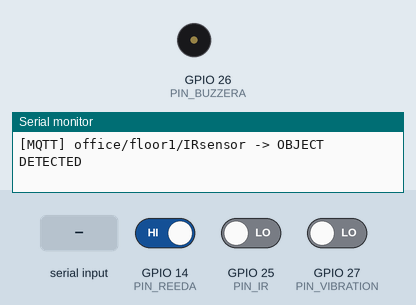
A sketch run on a simulated ESP32. On the bench: buzzer (waves = sounding), the last lines printed to the serial monitor. The test bench sets the inputs (shaded band); at power-on: GPIO 14 (PIN_REEDA) HIGH, GPIO 25 (PIN_IR) LOW, GPIO 27 (PIN_VIBRATION) LOW. WiFi joins after 1.5 s; servers stay silent unless stated; no MQTT or app messages arrive unless stated.

Above: at 2.7 s.
2.8 s: GPIO 14 (PIN_REEDA) driven LOW
4.3 s: GPIO 25 (PIN_IR) driven HIGH
5.8 s: GPIO 14 (PIN_REEDA) driven HIGH
At 6.1 s:
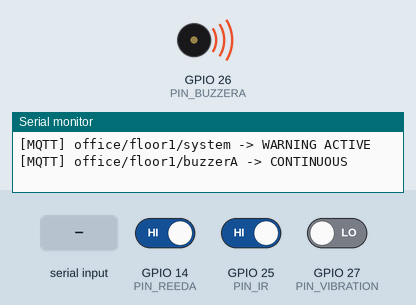
7.3 s: GPIO 27 (PIN_VIBRATION) driven HIGH
8.8 s: "R" received over Serial
10.3 s: "D" received over Serial
Timing chart, 0 to 13.3 s (numbered marks = the images above; inputs shaded):
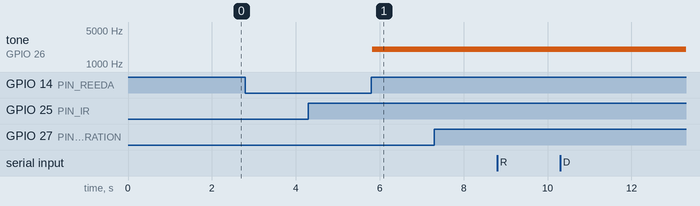

The sketch:

office_system_configuration.ino
```cpp
// code office_system_configuration
#include <WiFi.h>
#include <PubSubClient.h>

const char* WIFI_SSID = "what";
const char* WIFI_PASS = "password";
const char* MQTT_SERVER = "broker.emqx.io";
const int MQTT_PORT = 1883;

const char* MQTT_CLIENT = "office_floor1_monitoring";

const char* TOPIC_SYSTEM = "office/floor1/system";
const char* TOPIC_SECURITY = "office/floor1/security";
const char* TOPIC_ATTACK = "office/floor1/attack";
const char* TOPIC_IR = "office/floor1/IRsensor";
const char* TOPIC_REEDA = "office/floor1/reedA";
const char* TOPIC_DOOR = "office/floor1/maindoor";
const char* TOPIC_VIBRATION = "office/floor1/vibration";
const char* TOPIC_BUZZERA = "office/floor1/buzzerA";

const int PIN_IR = 25;
const int PIN_REEDA = 14;
const int PIN_VIBRATION = 27;
const int PIN_BUZZERA = 26;

WiFiClient espClient;
PubSubClient mqtt(espClient);

int lastReedState = LOW;
int currentReedState = LOW;

int lastVibrationState = LOW;
int currentVibrationState = LOW;

bool objectDetected = false;
bool dangerState = false;
bool cooldownMode = false;
bool isCompromised = false;
bool isDefenseActive = false;

bool doorWarningLatched = false;
bool buzzerActive = false;

unsigned long vibrationWindowStart = 0;
unsigned long cooldownStart = 0;
unsigned long lastNotificationTime = 0;

int vibrationCount = 0;

const unsigned long VIBRATION_WINDOW = 5000;
const unsigned long COOLDOWN_DURATION = 10000;
const unsigned long NOTIFICATION_INTERVAL = 20000;

void setupWiFi() {
  delay(10);
  Serial.println();
  Serial.print("Connecting WiFi : ");
  Serial.println(WIFI_SSID);
  WiFi.begin(WIFI_SSID, WIFI_PASS);

  while (WiFi.status() != WL_CONNECTED) {
    delay(500);
    Serial.print(".");
  }

  Serial.println();
  Serial.println("WiFi Connected");
  Serial.print("IP Address : ");
  Serial.println(WiFi.localIP());
}

void publishEvent(const char* topic, const char* message) {
  mqtt.publish(topic, message);

  Serial.print("[MQTT] ");
  Serial.print(topic);
  Serial.print(" -> ");
  Serial.println(message);
}

void reconnectMQTT() {
  while (!mqtt.connected()) {
    Serial.print("Connecting MQTT...");

    if (mqtt.connect(MQTT_CLIENT)) {
      Serial.println("CONNECTED");
      publishEvent(TOPIC_SYSTEM, "OFFICE FLOOR 1 ONLINE");

    } else {
      Serial.println("FAILED");
      delay(3000);
    }
  }
}

void dangerBuzzer() {
  if (!buzzerActive) {
    tone(PIN_BUZZERA, 2000);
    publishEvent(TOPIC_BUZZERA, "CONTINUOUS");
    buzzerActive = true;
  }
}

void buzzerOff() {
  if (!dangerState && !doorWarningLatched) {
    noTone(PIN_BUZZERA);

    if (buzzerActive) {
      publishEvent(TOPIC_BUZZERA, "OFF");
      buzzerActive = false;
    }
  }
}

void runReplayAttackScenario1() {
  isCompromised = true;

  publishEvent(TOPIC_ATTACK, "SCENARIO_1_STARTED");
  publishEvent(TOPIC_SECURITY, "SCENARIO_1_DETECTED");
  delay(1000);

  if(isDefenseActive && digitalRead(PIN_IR) == HIGH) {
    isCompromised = false;
    Serial.println("[DEFENSE] SCENARIO 1 BLOCKED");
    publishEvent(TOPIC_IR, "REPLAY_DATA_REJECTED");
    publishEvent(TOPIC_DOOR, "CLOSED");
    publishEvent(TOPIC_SECURITY, "ATTACK_BLOCKED");
    publishEvent(TOPIC_ATTACK, "SCENARIO_1_BLOCKED");
    publishEvent(TOPIC_SYSTEM, "DEFENSE_WON");
    tone(PIN_BUZZERA, 3000, 300);
  } else {
    publishEvent(TOPIC_IR, "FAKE OBJECT DETECTED");
    delay(1000);
    publishEvent(TOPIC_DOOR, "OPEN");
    delay(1000);
    publishEvent(TOPIC_SYSTEM, "FAKE_ACCESS_REPLAYED");
    delay(1000);
    publishEvent(TOPIC_SECURITY, "SYSTEM_TRICKED");
  }
}

void runVibrationSpoofingAttackScenario2() {
  isCompromised = true;
  publishEvent(TOPIC_ATTACK, "SCENARIO_2_STARTED");
  publishEvent(TOPIC_SECURITY, "SCENARIO_2_DETECTED");
  delay(1000);

  if (isDefenseActive && digitalRead(PIN_VIBRATION == LOW)) {
    isCompromised = false;
    Serial.println("[DEFENSE] SCENARIO 2 BLOCKED");
    publishEvent(TOPIC_VIBRATION, "SPOOFED_DATA_REJECTED");
    publishEvent(TOPIC_SECURITY, "ATTACK_BLOCKED");
    publishEvent(TOPIC_SYSTEM, "DEFENSE_WON");
    tone(PIN_BUZZERA, 3000, 300);

    return;
  }

  for (int i = 0; i < 10; i++) {
    Serial.print("[ATTACK] Injecting vibration packet ");
    Serial.println(i + 1);

    publishEvent(TOPIC_VIBRATION, "ABNORMAL VIBRATION");
    publishEvent(TOPIC_SECURITY, "FALSE_VIBRATION_INJECTION");
    delay(300);
  }

  publishEvent(TOPIC_SYSTEM, "VIBRATION_SPOOFING_DETECTED");

  dangerState = true;
  doorWarningLatched = true;
  Serial.println("Danger Alarm");
  publishEvent(TOPIC_SECURITY, "DANGER CONDITION");
  publishEvent(TOPIC_SYSTEM, "DANGER ACTIVE");
  dangerBuzzer();
}

void resetSystemNormal() {
  objectDetected = false;
  dangerState = false;
  cooldownMode = false;
  isCompromised = false;
  isDefenseActive = false;
  doorWarningLatched = false;
  buzzerActive = false;

  vibrationCount = 0;
  vibrationWindowStart = 0;

  noTone(PIN_BUZZERA);
  publishEvent(TOPIC_BUZZERA, "OFF");
  Serial.println("[SYSTEM] NORMAL MODE RESTORED");
  publishEvent(TOPIC_SYSTEM, "NORMAL MODE RESTORED");
}

void handleSerialCommand() {
  if (Serial.available()) {
    char input = Serial.read();
    input = toupper(input);

    while (Serial.available()) {
      Serial.read();
    }

    if (input =='R') {
      runReplayAttackScenario1();
    }

    else if (input == 'V') {
      runVibrationSpoofingAttackScenario2();
    }

    else if (input == 'D') {
      isDefenseActive = !isDefenseActive;

      Serial.print("[SYSTEM] Defense Mode : ");

      Serial.println(isDefenseActive ? "ACTIVE" : "DISABLED");

      publishEvent(TOPIC_SYSTEM, isDefenseActive ? "DEFENSE_MODE_ACTIVE" : "DEFENSE_MODE_DISABLED");
    }

    else if (input == 'X') {
      resetSystemNormal();
    }
  }
}

void handleIRSensor() {
  if (isCompromised) return;
  static unsigned long lastIRChange = 0;
  int irState = digitalRead(PIN_IR);

  if (millis() - lastIRChange > 500) {
    if (irState == LOW && !objectDetected) {
      objectDetected = true;
      lastIRChange = millis();

      publishEvent(TOPIC_IR, "OBJECT DETECTED");
    }
    else if (irState == HIGH && objectDetected) {
      objectDetected = false;
      lastIRChange = millis();

      publishEvent(TOPIC_IR, "NO OBJECT DETECTED");
    }
  }
}

void handleReedSensor() {
  if (isCompromised) return;
  currentReedState = digitalRead(PIN_REEDA);

  if (currentReedState != lastReedState) {
    if (currentReedState == HIGH) {
      publishEvent(TOPIC_REEDA, "OPEN");
      publishEvent(TOPIC_DOOR, "OPEN");

      if (objectDetected) {
        Serial.println("Door Opened Legally");
        publishEvent(TOPIC_SECURITY, "AUTHORIZED ACCESS");
        buzzerOff();

      } else {
        doorWarningLatched = true;
        Serial.println("Door Open Warning");
        publishEvent(TOPIC_SECURITY, "DOOR OPEN WARNING");
        publishEvent(TOPIC_SYSTEM, "WARNING ACTIVE");
        dangerBuzzer();
      }

    } else {
      publishEvent(TOPIC_REEDA, "CLOSED");
      publishEvent(TOPIC_DOOR, "CLOSED");
      Serial.println("Door Closed");

      if (!doorWarningLatched) {
        buzzerOff();
      }
    }
    lastReedState = currentReedState;
  }
}

void handleVibrationSensor() {
  if (isCompromised) return;

  if (cooldownMode) {
    if (millis() - cooldownStart >= COOLDOWN_DURATION) {
      cooldownMode = false;
      vibrationWindowStart = 0;
      vibrationCount = 0;

      Serial.println("Cooldown Finished");
      publishEvent(TOPIC_SYSTEM, "COOLDOWN FINISHED");
    }
    return;
  }

  currentVibrationState = digitalRead(PIN_VIBRATION);

  if (currentVibrationState == HIGH && lastVibrationState == LOW) {
    unsigned long currentTime = millis();

    if (vibrationWindowStart == 0) {
      vibrationWindowStart = currentTime;
    }
    vibrationCount++;
    Serial.print("Vibration Count : ");
    Serial.println(vibrationCount);

    char vibrationMessage[50];
    sprintf(vibrationMessage, "COUNT_%d", vibrationCount);
    publishEvent(TOPIC_VIBRATION, vibrationMessage);

    if ((currentTime - vibrationWindowStart) <= VIBRATION_WINDOW) {
      if (vibrationCount < 8) {
        publishEvent(TOPIC_SYSTEM, "NORMAL VIBRATION");
      }

      if (vibrationCount >= 8 && !dangerState) {
        dangerState = true;
        Serial.println("Danger Vibration Detected");
        publishEvent(TOPIC_SECURITY, "DANGER ACTIVE");
        publishEvent(TOPIC_SYSTEM, "ALARM ACTIVE");
        dangerBuzzer();

        cooldownMode = true;
        cooldownStart = millis();

        publishEvent(TOPIC_SYSTEM, "COOLDOWN ACTIVE");
      }

    } else {
      vibrationWindowStart = currentTime;
      vibrationCount = 1;

      if (millis() - lastNotificationTime >= NOTIFICATION_INTERVAL) {
        publishEvent(TOPIC_SYSTEM, "WINDOW RESET");
        lastNotificationTime = millis();
      }
    }
  }

  lastVibrationState = currentVibrationState;
}

void setup() {
  Serial.begin(115200);
  pinMode(PIN_REEDA, INPUT_PULLUP);
  pinMode(PIN_VIBRATION, INPUT);
  pinMode(PIN_BUZZERA, OUTPUT);
  pinMode(PIN_IR, INPUT);
  noTone(PIN_BUZZERA);

  setupWiFi();
  mqtt.setServer(MQTT_SERVER, MQTT_PORT);

  Serial.println("WareSafe Floor 1 Online");
  Serial.println("R = Replay Attack Scenario 1");
  Serial.println("V = Vibration Spoofing Scenario 2");
  Serial.println("D = Toggle Defense Mode");
  Serial.println("X = Reset System");

  mqtt.publish(TOPIC_SYSTEM, "NORMAL CONDITION");
  mqtt.publish(TOPIC_SECURITY, "SYSTEM NORMAL");

  lastReedState = digitalRead(PIN_REEDA);
  lastVibrationState = digitalRead(PIN_VIBRATION);
}

void loop() {
  if (!mqtt.connected()) {
    reconnectMQTT();
  }

  mqtt.loop();

  handleSerialCommand();
  handleIRSensor();
  handleReedSensor();
  handleVibrationSensor();
  delay(50);
}
```

Measured:
- after the input at 5.8 s, tone on GPIO 26 (PIN_BUZZERA): silent → 2000 Hz at once
